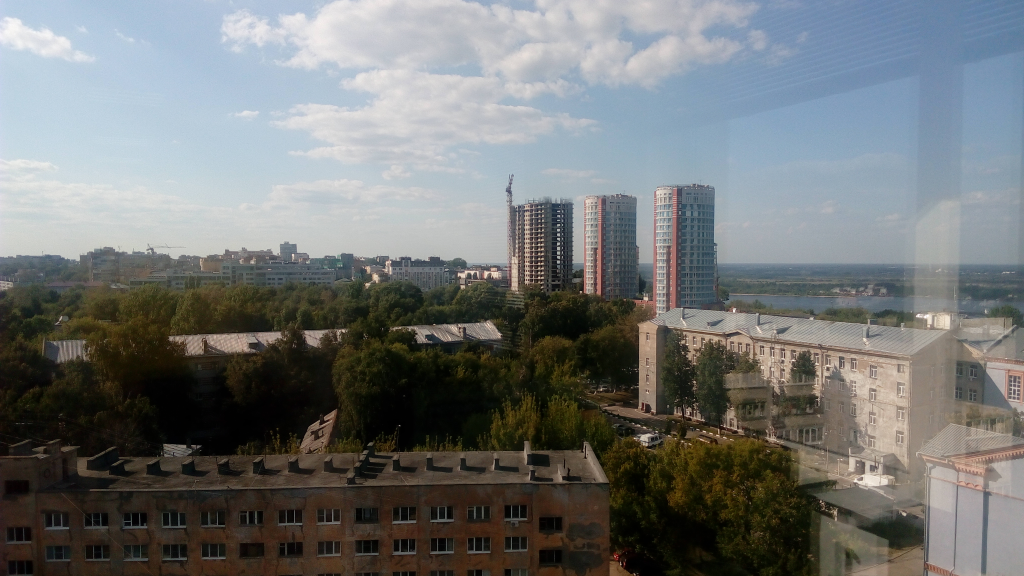
#> input picture 21-2 산업 컴퓨터비젼 실제/실습/data/0.jpg, 4096 x 2304 px, given in place of traffic.mp4, which was not available (shown at 1/4 size)
$ python 20211110-02.py
#> lines starting #> are read from the running program, lines starting #| are printed output that depends on the picture; pictures that were not available may be replaced by others from this repository, and a replacement may not be noted
import cv2
import numpy as np

def display_flow(img, flow, stride=40):
    for index in np.ndindex(flow[::stride, ::stride].shape[:2]):
        pt1 = tuple(i*stride for i in index)
        delta = flow[pt1].astype(np.int32)[::-1]
        pt2 = tuple(pt1 + 10*delta)
        if 2 <= cv2.norm(delta) <= 10:
            cv2.arrowedLine(img, pt1[::-1], pt2[::-1],
                            (0,0,255), 5, cv2.LINE_AA, 0, 0.4)

    norm_opt_flow = np.linalg.norm(flow, axis=2)
    norm_opt_flow = cv2.normalize(norm_opt_flow, None, 0, 1,
                                  cv2.NORM_MINMAX)

    cv2.imshow('optical flow', img)
    cv2.imshow('optical flow magnitude', norm_opt_flow)
    k = cv2.waitKey()

    if k ==27:
        return 1
    else:
        return 0

cap = cv2.VideoCapture("../data/traffic.mp4")
_, prev_frame = cap.read()
#> prev_frame is the input picture: shape (2304, 4096, 3); mean B, G, R 116.1, 116.4, 113.8

prev_frame = cv2.cvtColor(prev_frame, cv2.COLOR_BGR2GRAY)
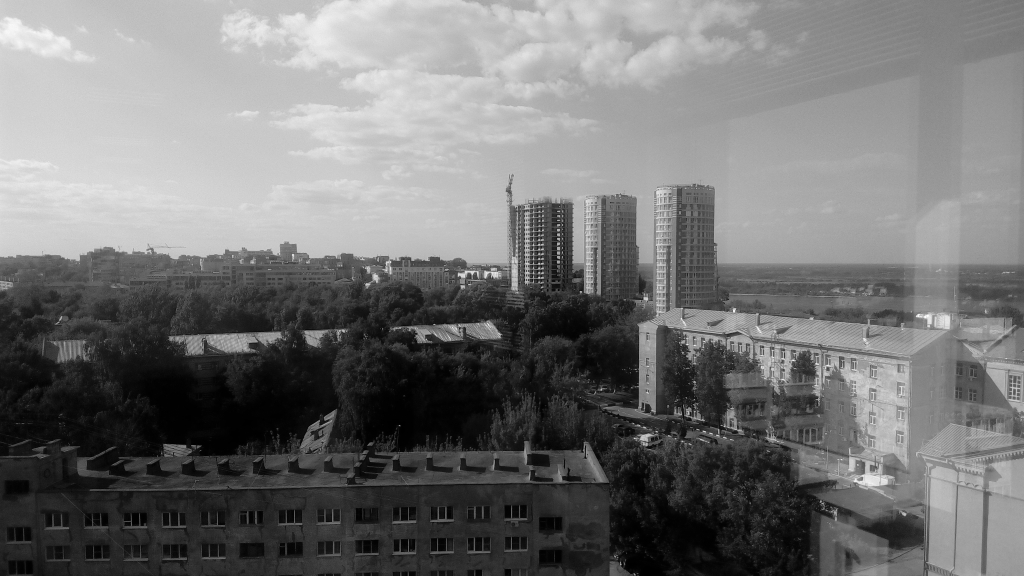
#> prev_frame: shape (2304, 4096) (shown at 1/4 size); min 0, max 254, mean 115.6
prev_frame = cv2.resize(prev_frame, (0,0), None, 0.5, 0.5)
#> prev_frame: shape (1152, 2048)
init_flow = True

while True:
    status_cap, frame = cap.read()
    frame = cv2.resize(frame, (0,0), None, 0.5, 0.5)
    if not status_cap:
        break
    gray = cv2.cvtColor(frame, cv2.COLOR_BGR2GRAY)

    if init_flow:
        opt_flow = cv2.calcOpticalFlowFarneback(
            prev_frame, gray, None, 0.5, 5, 13, 10,
            5, 1.1, cv2.OPTFLOW_FARNEBACK_GAUSSIAN)
        init_flow = False
    else:
        opt_flow = cv2.calcOpticalFlowFarneback(
            prev_frame, gray, opt_flow, 0.5, 5, 13, 10,
            5, 1.1, cv2.OPTFLOW_USE_INITIAL_FLOW)

    prev_frame = np.copy(gray)

    if display_flow(frame, opt_flow):
#> the loop in display_flow, `for index in np.ndindex(flow[::stride, ::stride].shape[:2]):` made 1508 passes
#> pt2 on passes 1 to 3: (0, 0), (0, 40), (0, 80)
#> (key Esc is pressed here)
        break;

cv2.destroyAllWindows()

$ run again, on 21-2 산업 컴퓨터비젼 실제/실습/data/1.jpg
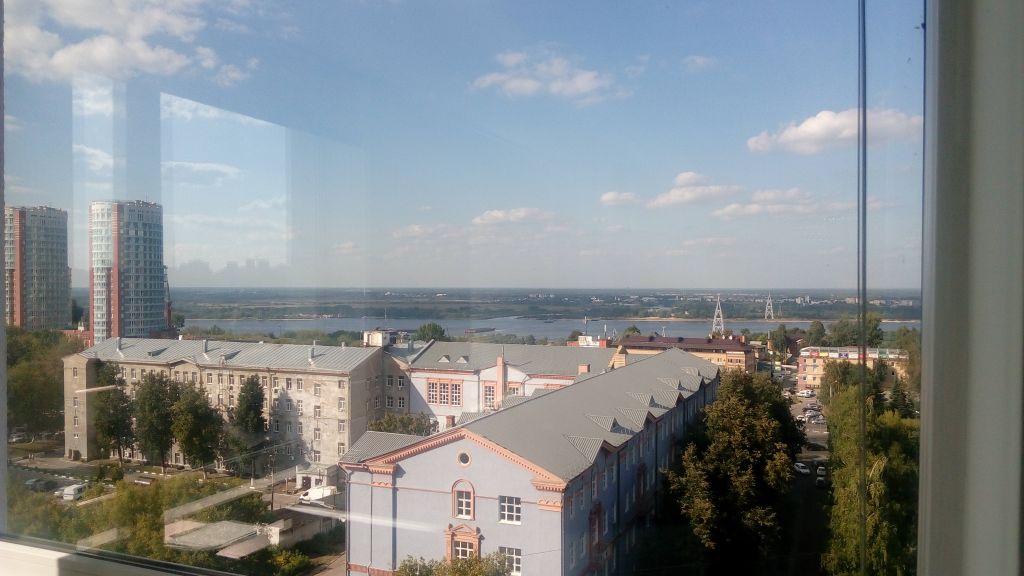
#> input picture 21-2 산업 컴퓨터비젼 실제/실습/data/1.jpg, 4096 x 2304 px, given in place of traffic.mp4, which was not available (shown at 1/4 size)
#> prev_frame is the input picture: shape (2304, 4096, 3); mean B, G, R 138.9, 136.3, 130.6
#> `prev_frame = cv2.cvtColor(prev_frame, cv2.COLOR_BGR2GRAY)`:
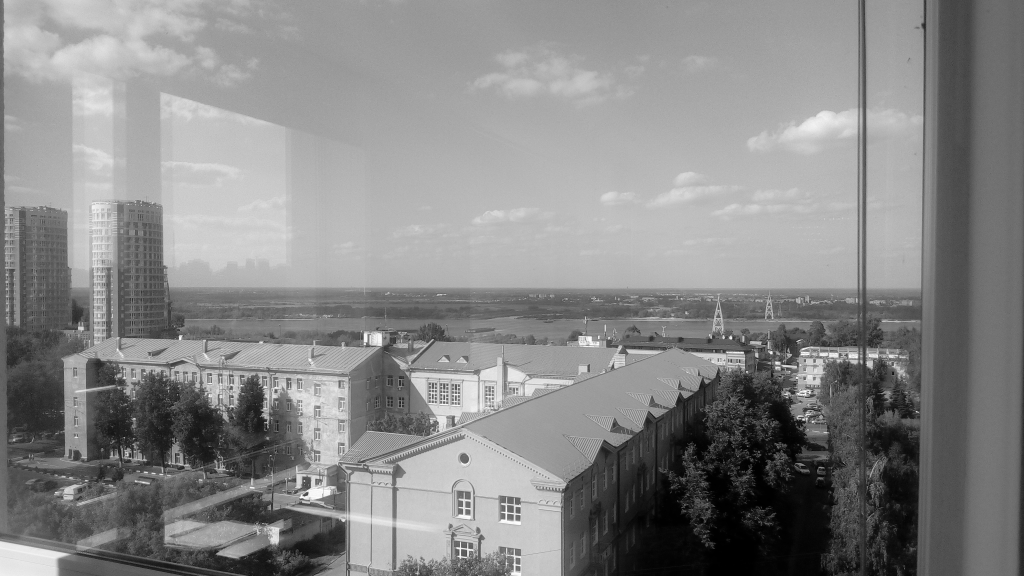
#> prev_frame: shape (2304, 4096) (shown at 1/4 size); min 0, max 255, mean 134.9
#> the loop in display_flow, `for index in np.ndindex(flow[::stride, ::stride].shape[:2]):` made 1508 passes
#> pt2 on passes 1 to 3: (0, 0), (0, 40), (0, 80)
